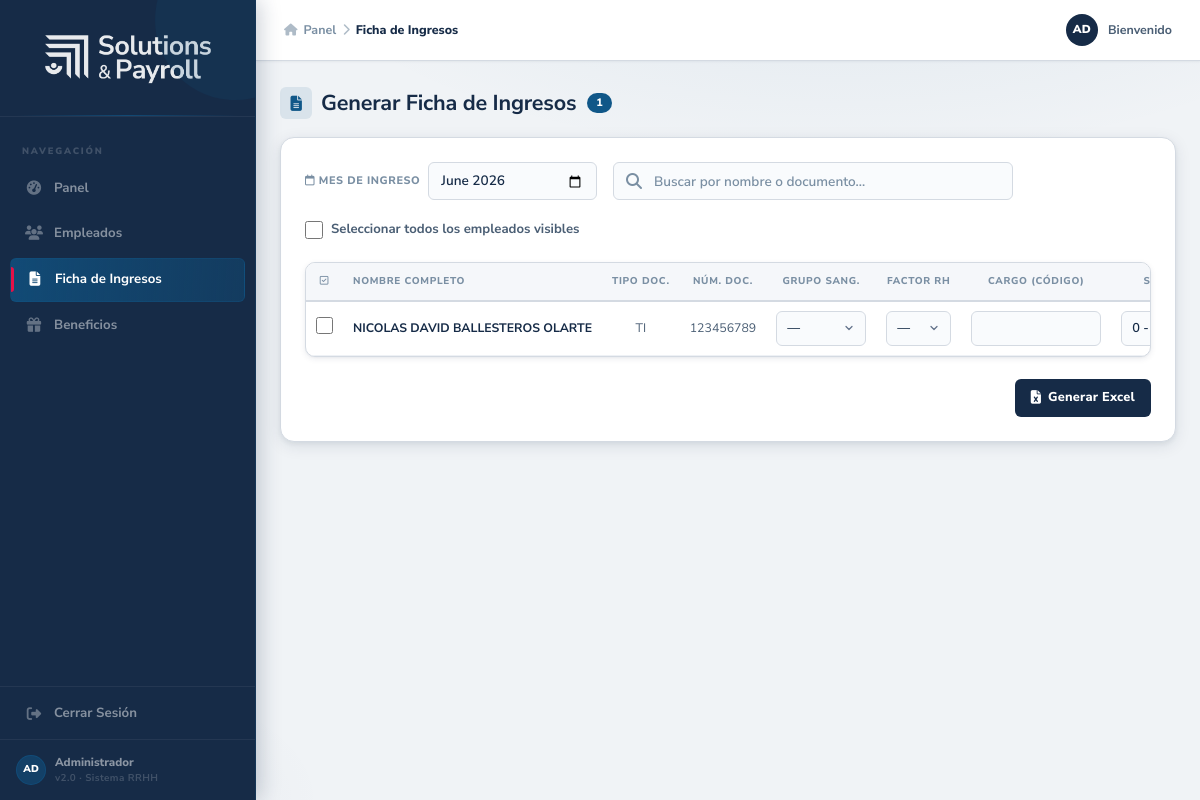
The app's page /empleados/generar-ficha/ (signed in) with its own data.
### regitrar_empleados/models.py (models this page shows, shortened)
class Empleado(models.Model):
    id_empleado = models.CharField(primary_key=True, max_length=20)
    fecha_registro = models.DateTimeField(null=True, blank=True)
    codigo_empleado = models.CharField(max_length=20, null=True, blank=True)
    codigo_alterno = models.CharField(max_length=20, null=True, blank=True)
    tipo_doc = models.CharField(max_length=10, null=True, blank=True)
    documento = models.CharField(max_length=20, null=True, blank=True)
    numero_contrato = models.CharField(max_length=50, null=True, blank=True)
    nombre_1 = models.CharField(max_length=200, null=True, blank=True)
    nombre_2 = models.CharField(max_length=100, null=True, blank=True)
    primer_apellido = models.CharField(max_length=100, null=True, blank=True)
    segundo_apellido = models.CharField(max_length=100, null=True, blank=True)
    f_nacimiento = models.DateField(null=True, blank=True)
    lugar_nacimiento = models.CharField(max_length=200, null=True, blank=True)
    sexo = models.CharField(max_length=5, null=True, blank=True)
    grupo_sanguineo = models.CharField(max_length=10, null=True, blank=True)
    factor_rh = models.CharField(max_length=5, null=True, blank=True)
    estado_civil = models.CharField(max_length=20, null=True, blank=True)
    num_hijos = models.IntegerField(null=True, blank=True)
    personas_acargo = models.IntegerField(null=True, blank=True)
    ciudad_residencia = models.CharField(max_length=200, null=True, blank=True)
    direccion_residencia = models.CharField(max_length=200, null=True, blank=True)
    telefono_residencia = models.CharField(max_length=20, null=True, blank=True)
    celular = models.CharField(max_length=20, null=True, blank=True)
    email = models.EmailField(max_length=200, null=True, blank=True)
    extranjero = models.BooleanField(default=False, blank=True)
    reside_extranjero = models.BooleanField(default=False, blank=True)
    f_ingreso = models.DateField(null=True, blank=True)
    f_retiro = models.DateField(null=True, blank=True)
    estado = models.CharField(max_length=20, null=True, blank=True)
    regimen = models.CharField(max_length=50, null=True, blank=True)
    tipo_contrato = models.CharField(max_length=200, null=True, blank=True)
    cargo = models.CharField(max_length=100, null=True, blank=True)
    horas_mes = models.IntegerField(null=True, blank=True)
    pensionado = models.BooleanField(default=False, blank=True)
    tipo_cotizante = models.CharField(max_length=20, null=True, blank=True)
    subtipo_cotizante = models.CharField(max_length=20, null=True, blank=True)
    clase_salario = models.CharField(max_length=200, null=True, blank=True)
    sueldo = models.DecimalField(
        max_digits=12,
        decimal_places=2,
        null=True,
        blank=True
    )
    valor_hora = models.DecimalField(
        max_digits=12,
        decimal_places=2,
        null=True,
        blank=True
    )
    tipo_liquidacion = models.CharField(max_length=200, null=True, blank=True)
    modo_liquidacion_conceptos = models.CharField(
        max_length=200,
        null=True,
        blank=True
    )
    pago_por_dias = models.BooleanField(default=False, blank=True)
    variable = models.BooleanField(default=False, blank=True)
    cuenta_gastos = models.CharField(max_length=50, null=True, blank=True)
    banco = models.CharField(max_length=50, null=True, blank=True)
    tipo_cuenta = models.CharField(max_length=50, null=True, blank=True)
    numero_cuenta = models.CharField(max_length=30, null=True, blank=True)
    compania = models.CharField(max_length=200, null=True, blank=True)
    sucursal = models.CharField(max_length=200, null=True, blank=True)
    centro_costos = models.CharField(max_length=200, null=True, blank=True)
    subcliente = models.CharField(max_length=200, null=True, blank=True)
    clasificacion_2 = models.CharField(max_length=200, null=True, blank=True)
    clasificacion_3 = models.CharField(max_length=200, null=True, blank=True)
    clasificacion_4 = models.CharField(max_length=200, null=True, blank=True)
    clasificacion_5 = models.CharField(max_length=200, null=True, blank=True)
    clasificacion_6 = models.CharField(max_length=200, null=True, blank=True)
    clasificacion_7 = models.CharField(max_length=200, null=True, blank=True)
    eps = models.CharField(max_length=200, null=True, blank=True)
    afp = models.CharField(max_length=200, null=True, blank=True)
    arl = models.CharField(max_length=200, null=True, blank=True)
    ccf = models.CharField(max_length=200, null=True, blank=True)
    fondo_cesantias = models.CharField(max_length=200, null=True, blank=True)
    metodo_retencion = models.CharField(max_length=200, null=True, blank=True)
    porcentaje_ret = models.DecimalField(
        max_digits=5,
        decimal_places=2,
        null=True,
        blank=True
    )
    deducible_vivienda = models.BooleanField(default=False, blank=True)
    deducible_dependientes = models.BooleanField(default=False, blank=True)
    deducible_medicina = models.BooleanField(default=False, blank=True)
    ahorro_afc = models.DecimalField(
        max_digits=12,
        decimal_places=2,
        null=True,
        blank=True
    )
    aporte_voluntario = models.DecimalField(
        max_digits=12,
        decimal_places=2,
        null=True,
        blank=True
    )
    vacaciones = models.IntegerField(null=True, blank=True)
    dias_vacaciones_extra = models.IntegerField(
        null=True,
        blank=True
    )
    aux_alimentacion = models.DecimalField(
        max_digits=12,
        decimal_places=2,
        null=True,
        blank=True
    )
    aux_salud = models.DecimalField(
        max_digits=12,
        decimal_places=2,
        null=True,
        blank=True
    )
    aux_transporte = models.DecimalField(
        max_digits=12,
        decimal_places=2,
        null=True,
        blank=True
    )
    otros_auxilios = models.DecimalField(
        max_digits=12,
        decimal_places=2,
        null=True,
        blank=True
    )
    bonificacion_ingreso = models.DecimalField(
        max_digits=12,
        decimal_places=2,
        null=True,
        blank=True
    )
    poliza_salud = models.BooleanField(default=False, blank=True)
    proveedor_poliza_salud = models.CharField(
        max_length=200,
        null=True,
        blank=True
    )
    beneficiarios_poliza_salud = models.TextField(
        null=True,
        blank=True
    )
    monto_poliza_salud = models.DecimalField(
        max_digits=12,
        decimal_places=2,
        null=True,
        blank=True
    )
    fecha_inicio_poliza = models.DateField(
        null=True,
        blank=True
    )
    poliza_vida = models.BooleanField(default=False, blank=True)
    proveedor_poliza_vida = models.CharField(
        max_length=200,
        null=True,
        blank=True
    )
    monto_poliza_vida = models.DecimalField(
        max_digits=12,
        decimal_places=2,
        null=True,
        blank=True
    )
    parqueadero = models.BooleanField(default=False, blank=True)
    tarjeta_credito = models.BooleanField(default=False, blank=True)
    equipo_computo = models.BooleanField(default=False, blank=True)
    motivo_retiro = models.TextField(null=True, blank=True)
    class Meta:
        db_table = 'empleados'
        verbose_name = 'Empleado'
        verbose_name_plural = 'Empleados'

### regitrar_empleados/views.py (the view, shortened to what this page needs)
# urls.py: path('generar-ficha/', generar_ficha_empleados, name='generar_ficha_empleados'),
@login_requerido
def generar_ficha_empleados(request):
    mes = request.GET.get('mes', timezone.now().strftime('%Y-%m'))
    if mes:
        year, month = mes.split('-')
        empleados_qs = Empleado.objects.filter(
            f_ingreso__year=year,
            f_ingreso__month=month
        ).order_by('primer_apellido', 'nombre_1')
    else:
        empleados_qs = Empleado.objects.none()
    grupos_sanguineos = ['A', 'B', 'AB', 'O']
    factores_rh = ['+', '-']
    sabados_habiles = [('0', '0 - Sábado no es hábil'), ('1', '1 - Sábado es hábil')]
    context = {
        'empleados': empleados_qs,
        'mes': mes,
        'grupos_sanguineos': grupos_sanguineos,
        'factores_rh': factores_rh,
        'sabados_habiles': sabados_habiles,
        'ciudades': Ciudad.objects.all(),          # ← Añadido
    }
    return render(request, 'generar_ficha.html', context)

### regitrar_empleados/models.py (called while the page is built)
    def __str__(self):
        return f'{self.codigo_pais} - {self.codigo_departamento} - {self.codigo_dane} - {self.nombre_ciudad}'

### templates/generar_ficha.html (shortened to what this page needs)
{% load static %}
<!DOCTYPE html>
<html lang="es">
<head>
    <link href="https://cdn.jsdelivr.net/npm/bootstrap@5.3.3/dist/css/bootstrap.min.css" rel="stylesheet">
    <link href="https://cdn.jsdelivr.net/npm/tom-select@2.3.1/dist/css/tom-select.css" rel="stylesheet">
    <link href="https://cdnjs.cloudflare.com/ajax/libs/font-awesome/6.5.1/css/all.min.css" rel="stylesheet">
</head>
<body>
<aside class="sidebar">
    <div class="sidebar-logo">
        <img src="{% static 'img/logo_biocore_blanco.png' %}" alt="Logo empresa" class="sidebar-logo-img">
    </div>
    <nav class="sidebar-nav">
        <div class="sidebar-section-label">Navegación</div>
        <a href="{% url 'panel_admin' %}" class="sidebar-link">
            <span class="sidebar-link-icon"><i class="fa-solid fa-gauge-high"></i></span>
            Panel
        </a>
        <a href="{% url 'empleados' %}" class="sidebar-link">
            <span class="sidebar-link-icon"><i class="fa-solid fa-users"></i></span>
            Empleados
        </a>
        <a href="{% url 'generar_ficha_empleados' %}" class="sidebar-link active">
            <span class="sidebar-link-icon"><i class="fa-solid fa-file-lines"></i></span>
            Ficha de Ingresos
        </a>
        <a href="{% url 'beneficios_empleados' %}" class="sidebar-link">
            <span class="sidebar-link-icon"><i class="fa-solid fa-gift"></i></span>
            Beneficios
        </a>
    </nav>
    <div class="sidebar-logout">
        <a href="{% url 'cerrar_sesion' %}" class="sidebar-link" style="animation: none; opacity: 1; transform: none;">
            <span class="sidebar-link-icon"><i class="fa-solid fa-sign-out-alt"></i></span>
            Cerrar Sesión
        </a>
    </div>
    <div class="sidebar-footer">
        <div class="sidebar-footer-avatar">AD</div>
        <div class="sidebar-footer-info">
            <div class="sidebar-footer-name">Administrador</div>
            <div class="sidebar-version">v2.0 · Sistema RRHH</div>
        </div>
    </div>
</aside>
<div class="main-content">
    <header class="topbar">
        <div class="topbar-inner">
            <div class="breadcrumb-trail">
                <i class="fa-solid fa-house"></i> Panel
                <i class="fa-solid fa-chevron-right"></i>
                <span class="current">Ficha de Ingresos</span>
            </div>
            <div class="topbar-user">
                <div class="user-badge">AD</div>
                <span class="user-label">Bienvenido</span>
            </div>
        </div>
    </header>
    <main class="main">
        <div class="toolbar">
            <div class="toolbar-title">
                <div class="toolbar-title-icon"><i class="fa-solid fa-file-lines"></i></div>
                Generar Ficha de Ingresos
                <span class="toolbar-count" id="count-label">{{ empleados|length }}</span>
            </div>
        </div>
        <div class="card">
            <form method="GET" id="filtro-mes" class="filtro-bar">
                <div class="form-group">
                    <label for="mes"><i class="fa-regular fa-calendar"></i> Mes de ingreso</label>
                    <input type="month" id="mes" name="mes" value="{{ mes }}" onchange="this.form.submit()">
                </div>
                <div class="search-wrapper">
                    <span class="search-icon"></span>
                    <input type="text" id="buscador" placeholder="Buscar por nombre o documento…" autocomplete="off">
                </div>
            </form>
            {% if empleados %}
            <form method="POST" id="form-generar">
                <div class="seleccionar-todos">
                    <label>
                        <input type="checkbox" id="seleccionar-todos">
                        Seleccionar todos los empleados visibles
                    </label>
                </div>
                <div class="table-outer">
                    <div class="table-scroll">
                        <table id="tabla-empleados">
                            <thead>
                                <tr>
                                    <th><i class="fa-regular fa-square-check"></i></th>
                                    <th>Nombre Completo</th>
                                    <th>Tipo Doc.</th>
                                    <th>Núm. Doc.</th>
                                    <th>Grupo Sang.</th>
                                    <th>Factor RH</th>
                                    <th>Cargo (código)</th>
                                    <th>Sábado Hábil</th>
                                </tr>
                            </thead>
                            <tbody>
                                {% for emp in empleados %}
                                <tr data-nombre="{{ emp.nombre_1 }} {{ emp.primer_apellido }}" data-doc="{{ emp.documento }}">
                                    <td>
                                        <input type="checkbox" name="empleados" value="{{ emp.id_empleado }}" class="check-empleado">
                                    </td>
                                    <td>{{ emp.nombre_1 }} {{ emp.nombre_2 }} {{ emp.primer_apellido }} {{ emp.segundo_apellido }}</td>
                                    <td>{{ emp.tipo_doc }}</td>
                                    <td>{{ emp.documento }}</td>
                                    <td>
                                        <select name="grupo_sanguineo_{{ emp.id_empleado }}" style="width:90px;">
                                            <option value="">—</option>
                                        </select>
                                    </td>
                                    <td>
                                        <select name="factor_rh_{{ emp.id_empleado }}" style="width:65px;">
                                            <option value="">—</option>
                                        </select>
                                    </td>
                                    <td>
                                        <input type="text" name="cargo_{{ emp.id_empleado }}" value="{{ emp.cargo|default:'' }}" style="width:130px;text-transform:uppercase;">
                                    </td>
                                    <td>
                                        <select name="sabado_habil_{{ emp.id_empleado }}" style="width:130px;">
                                            {% for val, label in sabados_habiles %}
                                            <option value="{{ val }}">{{ label }}</option>
                                            {% endfor %}
                                        </select>
                                    </td>
                                </tr>
                                {% endfor %}
                            </tbody>
                        </table>
                    </div>
                </div>
                <div class="actions-row">
                    <button type="submit" class="btn btn-success" id="btn-generar-excel">
                        <i class="fa-solid fa-file-excel"></i> Generar Excel
                    </button>
                </div>
            </form>
            {% else %}
            <div class="empty-state">
                <i class="fa-regular fa-folder-open"></i>
                <p>No se encontraron empleados para el mes seleccionado.</p>
                <small>Selecciona otro mes para generar las fichas de ingreso.</small>
            </div>
            {% endif %}
        </div>
    </main>
</div>
</body>
</html>

### records on screen
Empleado: nombre_1 "NICOLAS", nombre_2 "DAVID", primer_apellido "BALLESTEROS", segundo_apellido "OLARTE", tipo_doc "TI", documento "123456789", id_empleado "0 - Sábado no es hábil"

### other values on screen
{{ empleados|length }} "1"
